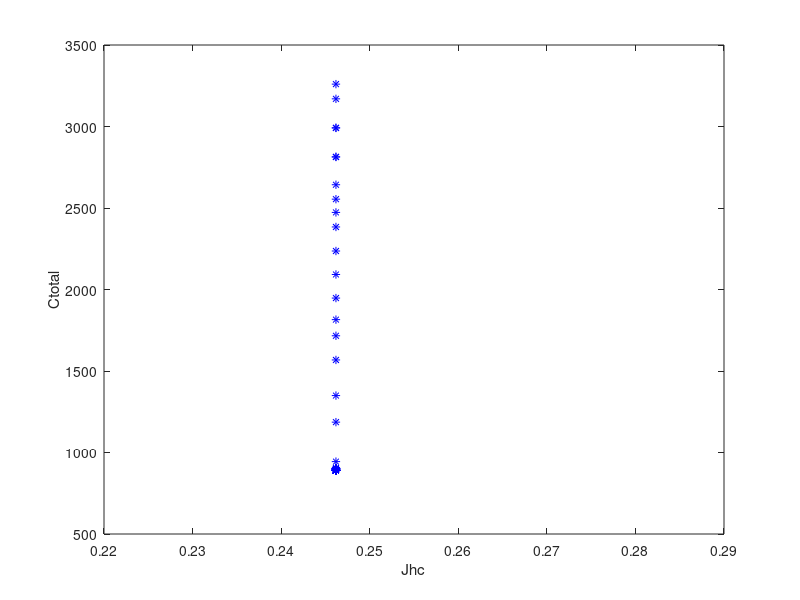

Source code (MATLAB):
function method3()

% number of years
Ny=10;

% number of controller
Nu=4;
% number of measurement
Nmu=3;

p=zeros(Nu,3,3);

% p(1,1} = [0.4,0.3,0.3; 0.3, 0.5; 0.2; 0.3, 0.2, 0.5]transition matrix
% when you choose u intervention, mu test.
p(1,:,:)=[	0.8,	0.18,	0.02;	0,	0.65,	0.35;	0,	0,	1;	];
p(2,:,:)=[	0.8,	0.16,	0.04;	0,	0.7,	0.3;	0,	0,	1;	];
p(3,:,:)=[	0.8,	0.18,	0.02;	0,	0.75,	0.25;	0,	0,	1;	];
p(4,:,:)=[	0.8,	0.19,	0.01;	0,	0.8,	0.2;	0,	0,	1;	];

p_o = zeros(Nmu,3,3);
p_o(1,:,:) = [0.6 0.2 0.2; 0.2 0.6 0.2; 0.2 0.2 0.6];
p_o(2,:,:) = [0.7 0.1 0.1; 0.2 0.7 0.2; 0.1 0.2 0.7];
p_o(3,:,:) = [0.8 0.1 0.1; 0.1 0.8 0.1; 0.1 0.1 0.8];

% set discrete belief to be a discrete grid differ by 0.1
Nb = 66;
b = zeros(3,Nb);
b_end = 0;
b_len = 11;
for i = 1:1:11
    b(1,b_end+1:b_end+b_len) = 0.1*(i-1)*ones(1,b_len);
    b(2,b_end+1:b_end+b_len) = (1-0.1*(i-1)):-0.1:0;
    b(3,b_end+1:b_end+b_len) = 0:0.1:(1-0.1*(i-1));
    b_end = b_end+b_len;
    b_len = b_len-1;
end


p_bo = zeros(Nmu,Nu,3,Nb,Nb);
p_b = zeros(Nmu,Nu,Nb,Nb);
b_o = zeros(1,3);
for mu = 1:Nmu
    for i = 1:Nb
        for a = 1:Nu
            for o = 1:3
                b_n = squeeze(p_o(mu,o,:))'.*(b(:,i)'*squeeze(p(a,:,:)));
                b_o(o) = sum(b_n);
                b_n = b_n/b_o(o);
                for i_n =1:Nb
                    p_bo(mu, a,o,i,i_n) = cosDist(b_n, b(:,i_n))^50;
                end
                p_bo(mu, a,o,i,:) = p_bo(mu, a,o,i,:)/sum(p_bo(mu, a,o,i,:));
            end
            p_b(mu,a,:,i) = b_o* squeeze(p_bo(mu, a,:,i,:));
            %sum(p_b(mu,a,:,:))
        end
    end
end
        


%%% Cost c1 cost of intervention material, c2 cost of intervention labor
% cost of
Cu=[0, 50, 100, 200];
Cmu=[89,97,126];
C.Cu=Cu;
C.Cmu=Cmu;

%W1=[0.81251, 0.06284, 0.12465];
W1=[0.8, 0.1, 0.1];
%W1=[0.8,0,0 ];
W2=[0.6, 0.2, 0.2];
%W2=[0.5, 0, 0];
%W3=[0.42448,0.32491, 0.25061];
%W3=[0.4,0.3, 0.3];
%W3=[0.4,0.3, 0.3];
W=(W2*b)';
counter=0;
tic
for lambda=logspace(-2,0,100)
    % counter= counter+1;
    % lambda=1;
    J=zeros(Ny+1,Nb);
    Q=zeros(Ny,Nb,Nu,Nmu);
    J(Ny+1,:)=lambda*W/(Ny+1);
    
    %%
    for i=Ny:-1:1
        for x=1:Nb
            for j=1:Nu
                for k=1:Nmu
                    %Q(i,x,j,k)=lambda*W (x)/(Ny+1)+(1-lambda)*(11*(max(Cu)-min(Cu)+max(Cmu)-min(Cmu)))/(Cu(j)+Cmu(k))+ J(i+1,:)*squeeze(p(j,k,x,:));
                    Q(i,x,j,k)=lambda*W(x)/(Ny+1)-(1-lambda)*(Cu(j)+Cmu(k))/(10*(max(Cu)+max(Cmu)))+ J(i+1,:)*squeeze(p_b(k,j,x,:));
                    % Q(i,x,j,k)=lambda/(W(x)*Ny)+ J(i+1,:)*squeeze(p(j,k,x,:));
                    % Q(i,x,j,k)=lambda/W(x)*Ny+(1-lambda)*(Cu(j)+Cmu(k))+ J(i+1,:)*squeeze(p(j,k,x,:));
                    
                end
            end
            [qTemp, uTemp]=max(squeeze(Q(i,x,:,:)));
            [JTemp, muTemp]=max(qTemp);
            u(i,x)=uTemp(muTemp);
            mu(i,x)=muTemp;
            J(i,x)=JTemp;
        end
        
        
    end
    %%
    J0=sum (J(1,:))/Nb;
    b_n = zeros(3,3);
    
    pi0=[1/3,1/3,1/3];
    pi=zeros(Ny+1,3);
    for i=2:Ny+1
        if (i==2)
            pi(1,1)=pi0(1,1);
            pi(1,2)=pi0(1,2);
            pi(1,3)=pi0(1,3);
        end
        for xp=1:Nb
            for o= 1:3
                b_n(o,:) = (squeeze(p_o(mu(i-1,xp),o,:))'.*(pi(i-1,:)*squeeze(p(u(i-1,xp),:,:))))';
            end
            pi(i,:)=sum(b_n);
        end
    end
    
    
    %V=1./(W*Ny);
    V = W1;
    V1=0;
    for x=1:3
        V1=V1+V(x)*pi(11,x);
    end
    V1=V1;
    
    V2=0;
    counter = counter + 1;
    %BtCellU = cell(3,10);
    for i=1:10
        for x=1:3
            tmp = V2;
            V2=V2+V(x)*pi(i,x);
%             BtArrU(x,i,counter) = u(i,x);
%             BtArrMu(x,i,counter) = mu(i,x);
%             BtArrV2(x,i,counter) = V2-tmp;
        end
    end
    V2=V2;
    
    %Jhc=(V1+V2);
    % Jhc = (V1+V2)/(11*(max(V)-min(V)));
    Jhc = (V1+V2)/(11*max(V));
    Cmu1=0; Cu1=0;
    for i=1:10
        for x=1:3
            Cmu1=Cmu1+pi(i,x)*Cmu(mu(i,x));
            Cu1=Cu1+pi(i,x)*Cu(u(i,x));
        end
    end
    %
    %Ctotal = Cmu1 + Cu1;
    %Ctotal= (Cmu1+Cu1)/(11*((max(Cu)-min(Cu))+(max(Cmu)-min(Cmu))));
    Ctotal= (Cmu1+Cu1);%/(10*(max(Cu)+max(Cmu)));
    
    %[Jhc, Ctotal]
    
    
    % x = Jhc
    % y = Ctotal
    %counter = counter + 1;
    Jhcarr(counter)=Jhc;
    Ctotalarr(counter)=Ctotal;
    
    % plot(x,y, 'b*');
    % hold on;
    % xlabel('Jhc');
    % ylabel('Ctotal');
    
end

toc
plot(Jhcarr, Ctotalarr,'b*');
xlabel('Jhc');
ylabel('Ctotal');

end

function dist = cosDist (v1, v2)
dist = v1*v2/norm(v1)/norm(v2);
end
